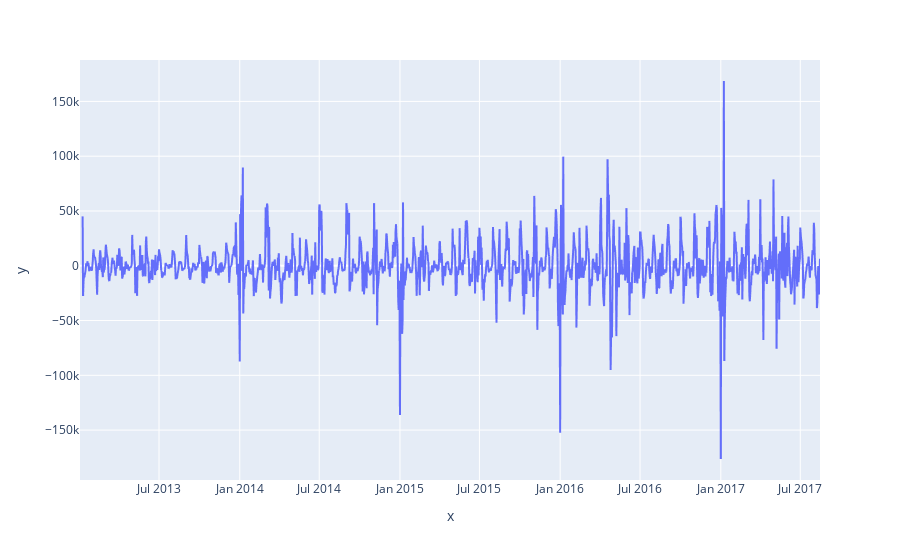

The notebook cell this image was saved under:
### Code cell
tmp = daily_sales.copy()
tmp['rolling_average'] = ['diff_sales'].rolling(7).mean()
px.line(data=daily_sales, x='date', y='rolling_average')

### Figure 1 — Plotly figure (JSON) as saved in the notebook; plotly's stock layout.template omitted (floating-point values rounded to 4 significant figures; data arrays with more than 128 entries replaced by an {"elided": "..."} marker saying what was removed)
{"data": [{"hovertemplate": "x=%{x}<br>y=%{y}<extra></extra>", "legendgroup": "", "line": {"color": "#636efa", "dash": "solid"}, "marker": {"symbol": "circle"}, "mode": "lines", "name": "", "showlegend": false, "type": "scattergl", "x": {"elided": "1683 str values"}, "xaxis": "x", "y": {"elided": "1683 float values"}, "yaxis": "y"}], "layout": {"legend": {"tracegroupgap": 0}, "margin": {"t": 60}, "xaxis": {"anchor": "y", "domain": [0, 1], "title": {"text": "x"}}, "yaxis": {"anchor": "x", "domain": [0, 1], "title": {"text": "y"}}}}
